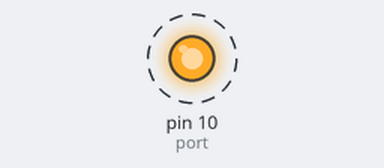
Bench run of a sketch on a simulated Arduino Uno, built with avr-gcc and run on an emulated ATmega328P. Parts: output pins drawn as LEDs (lit = HIGH). Dashed ring = blinking.

Above: at 0.5 s.
Timing chart, 0 to 4.6 s (numbered marks = the images above):
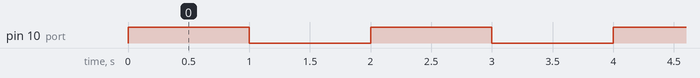

The sketch:

ardunio2.ino
```cpp
int port = 10;
void setup() {
  // put your setup code here, to run once:
 pinMode(port,OUTPUT);
}

void loop() {
  // put your main code here, to run repeatedly:
  digitalWrite(port, HIGH);
  delay(1000);
  digitalWrite(port, LOW);
  delay(1000);
}
```

Measured:
- by itself, pin 10 (port): alternates HIGH for 1.0 s and LOW for 1.0 s
